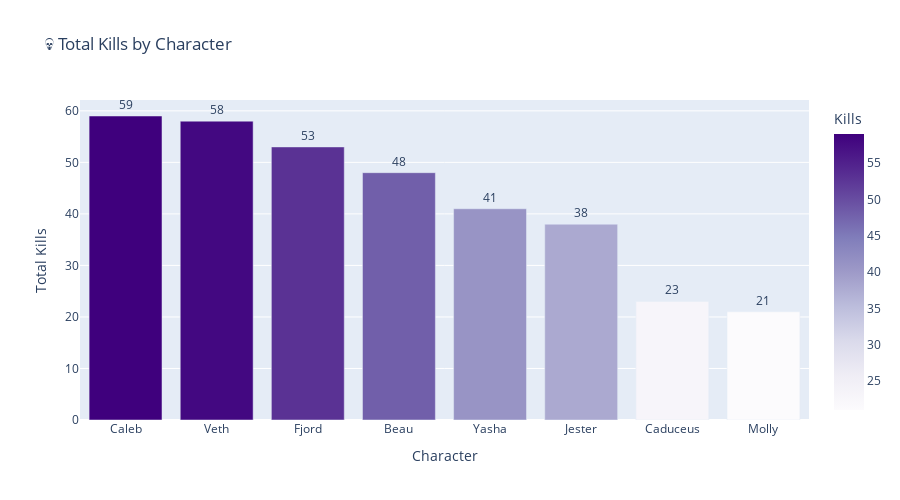

Notebook code for this chart:
### Markdown cell above
## Total Kills by Character

This chart shows the total number of confirmed kills made by each member of the Mighty Nein. While the number of rolls reflects activity, and damage reflects impact, the kill count reveals who landed the final blow most often.

Keep in mind that not all combat encounters resulted in a logged kill, and support roles or spellcasters may contribute significantly to combat without dealing the finishing blow.

### Code cell
# Filter to main characters
main_characters = ["Beau", "Fjord", "Jester", "Veth", "Caleb", "Yasha", "Caduceus", "Molly", "Kingsley"]
filtered_df = df[df["Character"].isin(main_characters)]

# Group by character and sum kills
kill_data = filtered_df.groupby("Character")["Kills"].sum().reset_index()
kill_data = kill_data.sort_values("Kills", ascending=False)

# Create bar chart
fig = px.bar(
    kill_data,
    x="Character",
    y="Kills",
    text="Kills",
    title="💀 Total Kills by Character",
    color="Kills",
    color_continuous_scale="Purples"
)

fig.update_layout(
    xaxis_title="Character",
    yaxis_title="Total Kills",
    height=500
)

fig.update_traces(textposition="outside")

fig.show()

### Figure 1 — Plotly figure (JSON) as saved in the notebook; plotly's stock layout.template omitted (floating-point values rounded to 4 significant figures)
{"data": [{"hovertemplate": "Character=%{x}<br>Kills=%{marker.color}<extra></extra>", "legendgroup": "", "marker": {"color": [59, 58, 53, 48, 41, 38, 23, 21], "coloraxis": "coloraxis", "pattern": {"shape": ""}}, "name": "", "orientation": "v", "showlegend": false, "text": [59.0, 58.0, 53.0, 48.0, 41.0, 38.0, 23.0, 21.0], "textposition": "outside", "type": "bar", "x": ["Caleb", "Veth", "Fjord", "Beau", "Yasha", "Jester", "Caduceus", "Molly"], "xaxis": "x", "y": [59, 58, 53, 48, 41, 38, 23, 21], "yaxis": "y"}], "layout": {"barmode": "relative", "coloraxis": {"colorbar": {"title": {"text": "Kills"}}, "colorscale": [[0, "rgb(252,251,253)"], [0.125, "rgb(239,237,245)"], [0.25, "rgb(218,218,235)"], [0.375, "rgb(188,189,220)"], [0.5, "rgb(158,154,200)"], [0.625, "rgb(128,125,186)"], [0.75, "rgb(106,81,163)"], [0.875, "rgb(84,39,143)"], [1, "rgb(63,0,125)"]]}, "height": 500, "legend": {"tracegroupgap": 0}, "title": {"text": "💀 Total Kills by Character"}, "xaxis": {"anchor": "y", "domain": [0, 1], "title": {"text": "Character"}}, "yaxis": {"anchor": "x", "domain": [0, 1], "title": {"text": "Total Kills"}}}}
